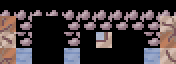

Rendered tile map (Tiled .tmx) drawn with the repository's tilesets; below, a short description and the map source with its tile grids summarised:
An orthogonal 11x4 tile map with 16x16 px tiles, 1 tile layer (main) and 2 objects (2x item).

<map version="1.0" orientation="orthogonal" width="11" height="4" tilewidth="16" tileheight="16">
 <tileset firstgid="1" name="tiles" tilewidth="16" tileheight="16">
  <image source="../../../data/tiles.png" trans="000000" width="256" height="256" />
 </tileset>
 <layer name="main" width="11" height="4">
  <data>[44 cells, 44 non-empty, 23 distinct tile ids]</data>
 </layer>
 <objectgroup name="objects" width="11" height="4">
  <object type="item" x="112" y="32" width="16" height="16" />
  <object type="item" x="32" y="32" width="16" height="16" />
 </objectgroup>
</map>